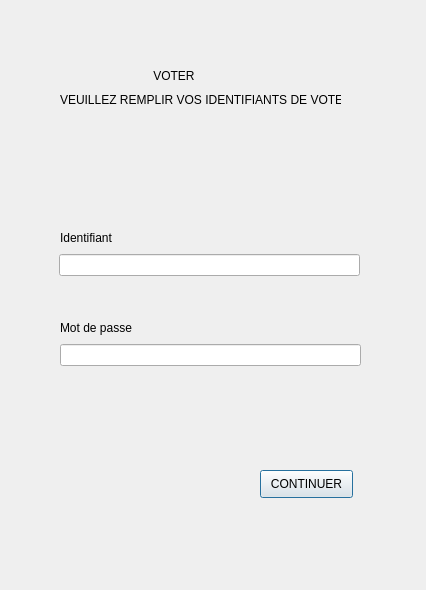
<?xml version="1.0" encoding="UTF-8"?>
<ui version="4.0">
 <class>Dialog</class>
 <widget class="QDialog" name="Dialog">
  <property name="geometry">
   <rect>
    <x>0</x>
    <y>0</y>
    <width>426</width>
    <height>590</height>
   </rect>
  </property>
  <property name="windowTitle">
   <string>Dialog</string>
  </property>
  <property name="styleSheet">
   <string notr="true">image: photo 3;</string>
  </property>
  <widget class="QLabel" name="label">
   <property name="geometry">
    <rect>
     <x>120</x>
     <y>50</y>
     <width>121</width>
     <height>51</height>
    </rect>
   </property>
   <property name="text">
    <string>          VOTER</string>
   </property>
  </widget>
  <widget class="QLabel" name="label_2">
   <property name="geometry">
    <rect>
     <x>60</x>
     <y>90</y>
     <width>281</width>
     <height>20</height>
    </rect>
   </property>
   <property name="text">
    <string>VEUILLEZ REMPLIR VOS IDENTIFIANTS DE VOTE</string>
   </property>
  </widget>
  <widget class="QLabel" name="label_3">
   <property name="geometry">
    <rect>
     <x>60</x>
     <y>230</y>
     <width>55</width>
     <height>16</height>
    </rect>
   </property>
   <property name="text">
    <string>Identifiant</string>
   </property>
  </widget>
  <widget class="QWidget" name="horizontalLayoutWidget">
   <property name="geometry">
    <rect>
     <x>59</x>
     <y>250</y>
     <width>301</width>
     <height>31</height>
    </rect>
   </property>
   <layout class="QHBoxLayout" name="horizontalLayout">
    <item>
     <widget class="QLineEdit" name="lineEdit">
      <property name="inputMethodHints">
       <set>Qt::ImhEmailCharactersOnly</set>
      </property>
     </widget>
    </item>
   </layout>
  </widget>
  <widget class="QWidget" name="horizontalLayoutWidget_2">
   <property name="geometry">
    <rect>
     <x>60</x>
     <y>340</y>
     <width>301</width>
     <height>31</height>
    </rect>
   </property>
   <layout class="QHBoxLayout" name="horizontalLayout_2">
    <item>
     <widget class="QLineEdit" name="lineEdit_2">
      <property name="inputMethodHints">
       <set>Qt::ImhDigitsOnly|Qt::ImhNoAutoUppercase|Qt::ImhNoPredictiveText|Qt::ImhSensitiveData</set>
      </property>
      <property name="echoMode">
       <enum>QLineEdit::PasswordEchoOnEdit</enum>
      </property>
     </widget>
    </item>
   </layout>
  </widget>
  <widget class="QLabel" name="label_6">
   <property name="geometry">
    <rect>
     <x>60</x>
     <y>320</y>
     <width>81</width>
     <height>16</height>
    </rect>
   </property>
   <property name="text">
    <string>Mot de passe</string>
   </property>
  </widget>
  <widget class="QPushButton" name="bouton_continuer">
   <property name="geometry">
    <rect>
     <x>260</x>
     <y>470</y>
     <width>93</width>
     <height>28</height>
    </rect>
   </property>
   <property name="text">
    <string>CONTINUER</string>
   </property>
  </widget>
  <widget class="QWidget" name="horizontalLayoutWidget_3">
   <property name="geometry">
    <rect>
     <x>60</x>
     <y>400</y>
     <width>332</width>
     <height>31</height>
    </rect>
   </property>
   <layout class="QHBoxLayout" name="horizontalLayout_3">
    <item>
     <widget class="QLabel" name="label_4">
      <property name="text">
       <string/>
      </property>
     </widget>
    </item>
   </layout>
  </widget>
 </widget>
 <resources>
  <include location="images.qrc"/>
 </resources>
 <connections/>
</ui>
